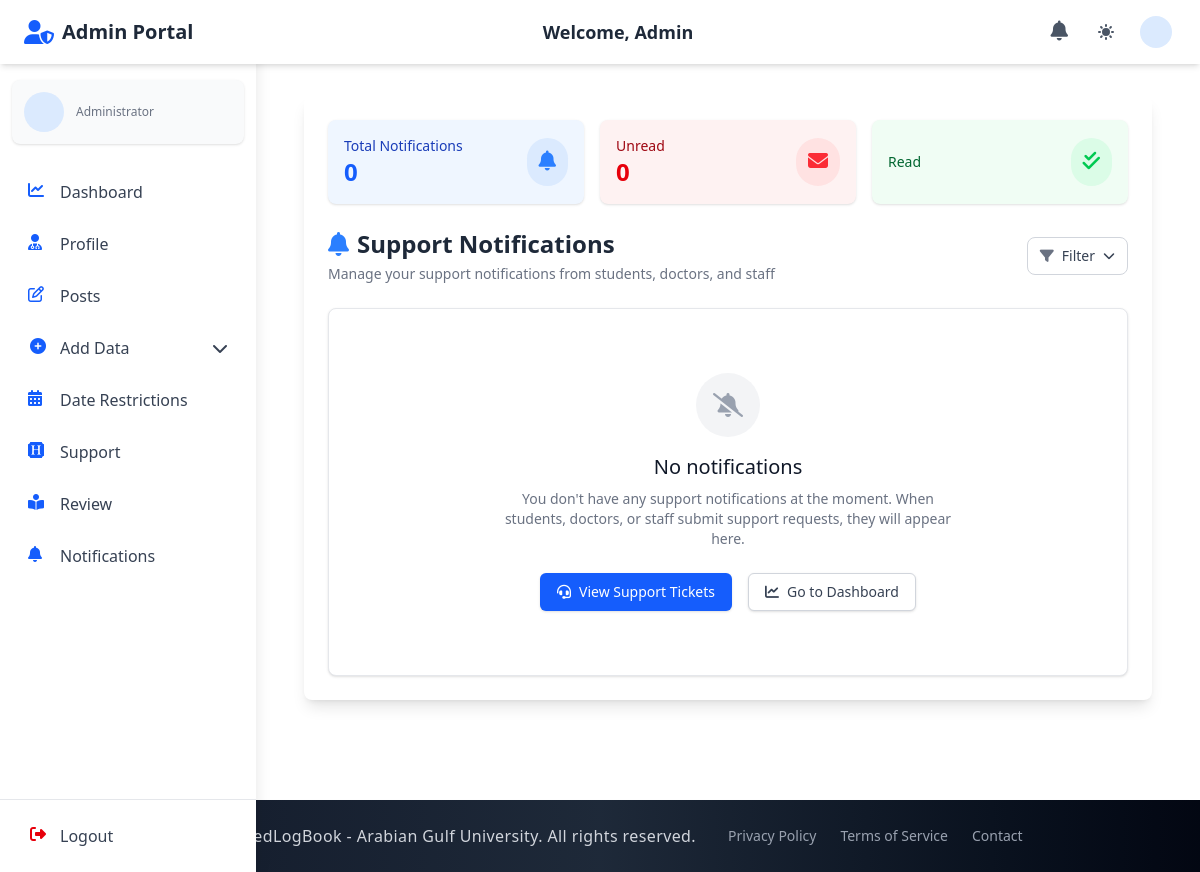
/admin_section/notifications/ (signed in), run on an earlier commit of the app's database.
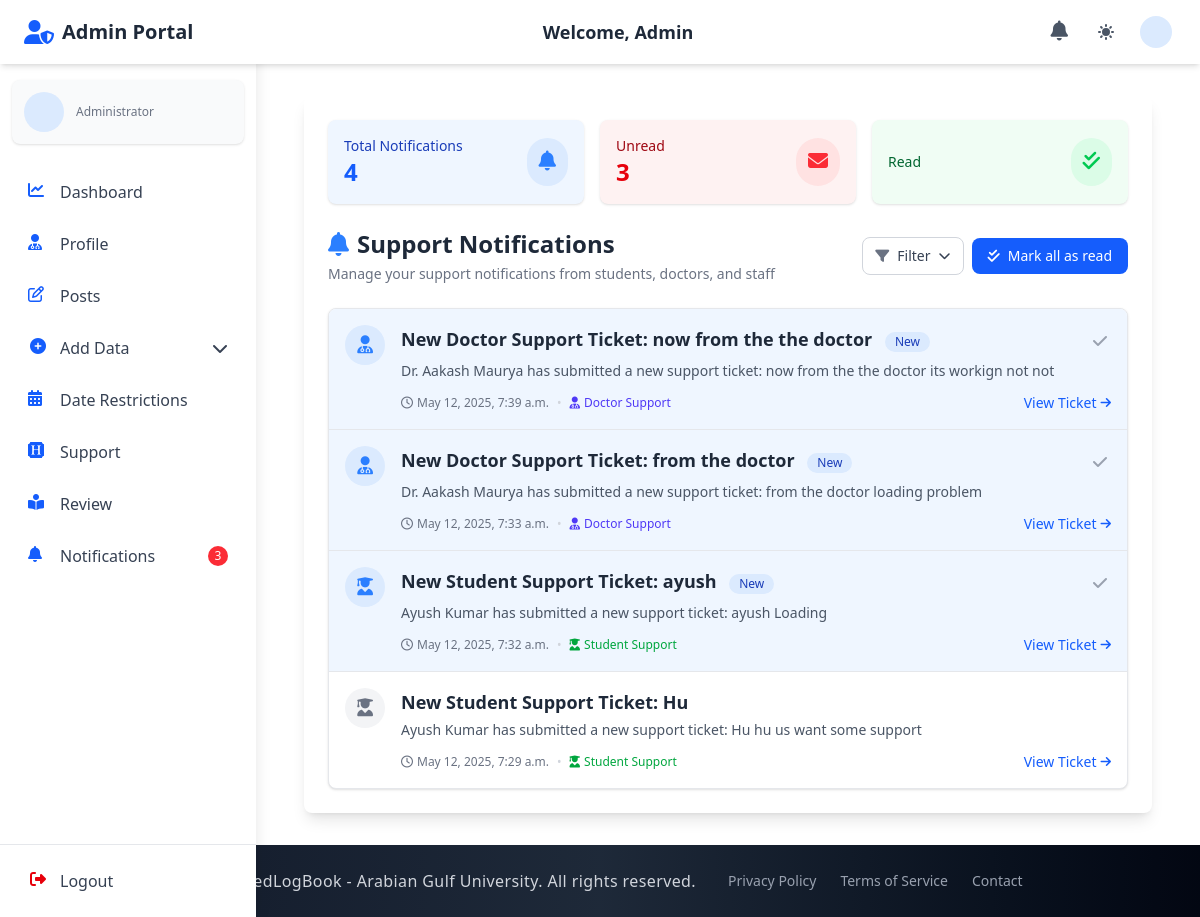
And on a later commit of the database.
### admin_section/models.py (models this page shows, shortened)
class AdminNotification(models.Model):
    recipient = models.ForeignKey(CustomUser, on_delete=models.CASCADE, related_name='admin_notifications', limit_choices_to={'role': 'admin'})
    title = models.CharField(max_length=100)
    message = models.TextField()
    support_ticket_type = models.CharField(max_length=20, choices=[
        ('student', 'Student Support'),
        ('doctor', 'Doctor Support'),
        ('staff', 'Staff Support')
    ])
    ticket_id = models.IntegerField(null=True, blank=True)
    created_at = models.DateTimeField(auto_now_add=True)
    is_read = models.BooleanField(default=False)
    class Meta:
        ordering = ['-created_at']
        verbose_name = "Admin Notification"
        verbose_name_plural = "Admin Notifications"

### admin_section/views.py (the view, shortened to what this page needs)
# urls.py: path("notifications/", views.notifications, name="notifications"),
@login_required
def notifications(request):
    if request.user.role != 'admin':
        messages.error(request, "You don't have permission to access this page.")
        return redirect('login')
    notifications_list = AdminNotification.objects.filter(recipient=request.user).order_by('-created_at')
    filter_param = request.GET.get('filter', '')
    if filter_param == 'unread':
        notifications_list = notifications_list.filter(is_read=False)
    elif filter_param in ['student', 'doctor', 'staff']:
        notifications_list = notifications_list.filter(support_ticket_type=filter_param)
    unread_count = AdminNotification.objects.filter(recipient=request.user, is_read=False).count()
    paginator = Paginator(notifications_list, 10)  # 10 items per page
    page_number = request.GET.get('page')
    page_obj = paginator.get_page(page_number)
    context = {
        'notifications': page_obj,
        'unread_count': unread_count,
        'filter': filter_param,
        'total_count': AdminNotification.objects.filter(recipient=request.user).count(),
    }
    return render(request, 'admin_section/notifications.html', context)

### admin_section/context_processors.py (called while the page is built)
def admin_notification_count(request):
    if request.user.is_authenticated and request.user.role == 'admin':
        try:
            admin_unread_notifications_count = AdminNotification.objects.filter(recipient=request.user, is_read=False).count()
            return {'admin_unread_notifications_count': admin_unread_notifications_count}
        except:
            pass
    return {'admin_unread_notifications_count': 0}

### doctor_section/context_processors.py (called while the page is built, shortened)
def notification_count(request):
    return {'unread_notifications_count': 0}

### staff_section/context_processors.py (called while the page is built, shortened)
def staff_notification_count(request):
    return {'staff_unread_notifications_count': 0}

### student_section/context_processors.py (called while the page is built, shortened)
def student_notification_count(request):
    return {'student_unread_notifications_count': 0}

### admin_section/templates/admin_section/notifications.html
{% extends 'admin_section/admin_notifications.html' %}

### admin_section/templates/admin_section/admin_notifications.html (shortened to what the changed rows need)
{% extends 'base.html' %}
{% block navbar %}
  {% include 'components/admin_auth_navbar.html' %}
{% endblock %}
{% block content %}
  <div class="container mx-auto px-4 py-8">
    <div class="bg-white dark:bg-gray-800 rounded-lg shadow-lg p-6 max-w-5xl mx-auto">
      <div class="grid grid-cols-1 md:grid-cols-3 gap-4 mb-6">
        <div class="bg-blue-50 dark:bg-blue-900/30 rounded-lg p-4 flex items-center justify-between shadow-sm">
          <div>
            <h3 class="text-sm font-medium text-blue-800 dark:text-blue-200">Total Notifications</h3>
            <p class="text-2xl font-bold text-blue-600 dark:text-blue-300">{{ notifications.paginator.count }}</p>
          </div>
        </div>
        <div class="bg-red-50 dark:bg-red-900/30 rounded-lg p-4 flex items-center justify-between shadow-sm">
          <div>
            <h3 class="text-sm font-medium text-red-800 dark:text-red-200">Unread</h3>
            <p class="text-2xl font-bold text-red-600 dark:text-red-300">{{ unread_count }}</p>
          </div>
        </div>
      </div>
      <div class="flex flex-col md:flex-row justify-between items-start md:items-center gap-4 mb-6">
        <div>
          <h2 class="text-2xl font-bold text-gray-800 dark:text-white flex items-center">
            <i class="fas fa-bell text-blue-500 dark:text-blue-400 mr-2"></i>
            Support Notifications
          </h2>
        </div>
        <div class="flex items-center space-x-2">
          {% if unread_count > 0 %}
            <a href="?mark_all_read=true" class="flex items-center bg-blue-600 hover:bg-blue-700 text-white font-medium rounded-lg px-4 py-2 text-sm transition-colors duration-200">
              <i class="fas fa-check-double mr-2"></i>
              <span>Mark all as read</span>
            </a>
          {% endif %}
        </div>
      </div>
      {% if notifications %}
        <div class="overflow-hidden bg-white dark:bg-gray-800 border border-gray-200 dark:border-gray-700 rounded-lg shadow-sm">
          <ul class="divide-y divide-gray-200 dark:divide-gray-700">
            {% for notification in notifications %}
              <li class="{% if not notification.is_read %}bg-blue-50 dark:bg-blue-900/20{% endif %} transition-all duration-200 hover:bg-gray-50 dark:hover:bg-gray-700/50 group">
                <div class="p-4 flex justify-between items-start">
                  <div class="flex-shrink-0 mr-4">
                    <div class="{% if not notification.is_read %}bg-blue-100 dark:bg-blue-800 text-blue-500 dark:text-blue-300{% else %}bg-gray-100 dark:bg-gray-700 text-gray-500 dark:text-gray-400{% endif %} rounded-full p-2 w-10 h-10 flex items-center justify-center">
                      {% if notification.support_ticket_type == 'student' %}
                        <i class="fas fa-user-graduate text-lg"></i>
                      {% elif notification.support_ticket_type == 'doctor' %}
                        <i class="fas fa-user-md text-lg"></i>
                      {% elif notification.support_ticket_type == 'staff' %}
                        <i class="fas fa-user-tie text-lg"></i>
                      {% else %}
                        <i class="fas fa-bell text-lg"></i>
                      {% endif %}
                    </div>
                  </div>
                  <div class="flex-1">
                    <div class="flex items-start justify-between">
                      <h3 class="text-lg font-semibold text-gray-800 dark:text-white group-hover:text-blue-600 dark:group-hover:text-blue-400 transition-colors duration-200">
                        {{ notification.title }}
                        {% if not notification.is_read %}
                          <span class="ml-2 inline-flex items-center px-2.5 py-0.5 rounded-full text-xs font-medium bg-blue-100 text-blue-800 dark:bg-blue-800 dark:text-blue-100">
                            New
                          </span>
                        {% endif %}
                      </h3>
                      {% if not notification.is_read %}
                        <a href="?mark_read={{ notification.id }}" class="ml-2 text-gray-400 hover:text-blue-600 dark:hover:text-blue-400 p-1 rounded-full hover:bg-gray-100 dark:hover:bg-gray-700 transition-colors duration-200" title="Mark as read">
                          <i class="fas fa-check"></i>
                        </a>
                      {% endif %}
                    </div>
                    <p class="text-sm text-gray-600 dark:text-gray-300 mt-1">{{ notification.message }}</p>
                    <div class="flex flex-wrap items-center mt-3 text-xs">
                      <span class="inline-flex items-center text-gray-500 dark:text-gray-400">
                        <i class="far fa-clock mr-1"></i>
                        {{ notification.created_at|date:"F j, Y, g:i a" }}
                      </span>
                      <span class="mx-2 text-gray-300 dark:text-gray-600">•</span>
                      <span class="inline-flex items-center capitalize {% if notification.support_ticket_type == 'student' %}text-green-600 dark:text-green-400{% elif notification.support_ticket_type == 'doctor' %}text-indigo-600 dark:text-indigo-400{% elif notification.support_ticket_type == 'staff' %}text-purple-600 dark:text-purple-400{% endif %}">
                        <i class="fas {% if notification.support_ticket_type == 'student' %}fa-user-graduate{% elif notification.support_ticket_type == 'doctor' %}fa-user-md{% elif notification.support_ticket_type == 'staff' %}fa-user-tie{% endif %} mr-1"></i>
                        {{ notification.support_ticket_type }} Support
                      </span>
                      {% if notification.ticket_id %}
                        <a href="?view_ticket={{ notification.id }}" class="ml-auto inline-flex items-center text-sm text-blue-600 hover:text-blue-800 dark:text-blue-400 dark:hover:text-blue-300 font-medium">
                          <span>View Ticket</span>
                          <i class="fas fa-arrow-right ml-1 text-xs"></i>
                        </a>
                      {% endif %}
                    </div>
                  </div>
                </div>
              </li>
            {% endfor %}
          </ul>
        </div>
      {% else %}
        <div class="text-center py-16 bg-white dark:bg-gray-800 rounded-lg shadow-sm border border-gray-200 dark:border-gray-700">
          <div class="bg-gray-100 dark:bg-gray-700 rounded-full p-4 w-16 h-16 mx-auto flex items-center justify-center mb-4">
            <i class="fas fa-bell-slash text-gray-400 dark:text-gray-500 text-2xl"></i>
          </div>
          <h3 class="text-xl font-medium text-gray-900 dark:text-white">No notifications</h3>
          <p class="mt-2 text-sm text-gray-500 dark:text-gray-400 max-w-md mx-auto">You don't have any support notifications at the moment. When students, doctors, or staff submit support requests, they will appear here.</p>
          <div class="mt-6 flex justify-center space-x-4">
            <a href="{% url 'admin_section:admin_support' %}" class="inline-flex items-center px-4 py-2 border border-transparent rounded-md shadow-sm text-sm font-medium text-white bg-blue-600 hover:bg-blue-700 focus:outline-none focus:ring-2 focus:ring-offset-2 focus:ring-blue-500">
              <i class="fas fa-headset mr-2"></i>
              View Support Tickets
            </a>
            <a href="{% url 'admin_section:admin_dash' %}" class="inline-flex items-center px-4 py-2 border border-gray-300 dark:border-gray-600 rounded-md shadow-sm text-sm font-medium text-gray-700 dark:text-gray-200 bg-white dark:bg-gray-800 hover:bg-gray-50 dark:hover:bg-gray-700 focus:outline-none focus:ring-2 focus:ring-offset-2 focus:ring-blue-500">
              <i class="fas fa-chart-line mr-2"></i>
              Go to Dashboard
            </a>
          </div>
        </div>
      {% endif %}
    </div>
  </div>
{% endblock %}

What changed in the data, as far as the page shows it:
added AdminNotification: title "New Doctor Support Ticket: now from the the doctor", is_read "New", message "Dr. Aakash Maurya has submitted a new support ticket: now from the the doctor its workign not not", created_at "May 12, 2025, 7:39 a.m.", support_ticket_type "Doctor"
added AdminNotification: title "New Doctor Support Ticket: from the doctor", is_read "New", message "Dr. Aakash Maurya has submitted a new support ticket: from the doctor loading problem", created_at "May 12, 2025, 7:33 a.m.", support_ticket_type "Doctor"
added AdminNotification: title "New Student Support Ticket: ayush", is_read "New", message "Ayush Kumar has submitted a new support ticket: ayush Loading", created_at "May 12, 2025, 7:32 a.m.", support_ticket_type "Student"
added AdminNotification: title "New Student Support Ticket: Hu", message "Ayush Kumar has submitted a new support ticket: Hu hu us want some support", created_at "May 12, 2025, 7:29 a.m.", support_ticket_type "Student", is_read True (drawn)
Also different on the page:
{{ admin_unread_notifications_count }}: (not shown) → "3"
{{ notifications.paginator.count }}: "0" → "4"
{{ unread_count }}: "0" → "3"
text no longer shown: "No notifications You don't have any support notifications at the moment. When students, doctors, or staff submit support requests, they will appear here. View Support Tickets Go to Dashboard"
text now shown: "Mark all as read"
